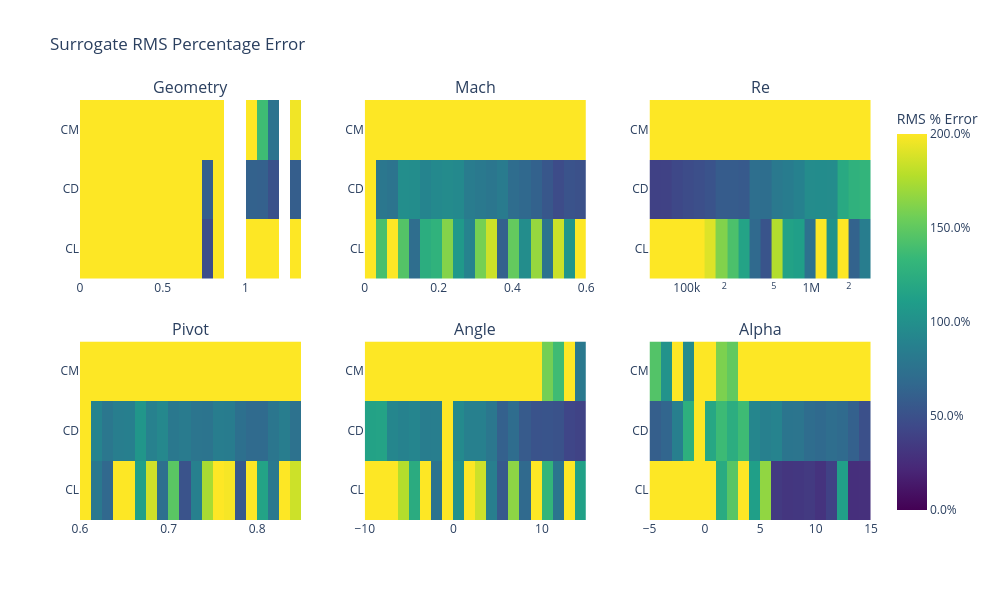

Source (notebook cell):
### Code cell
plot_error_matrices(errors)
